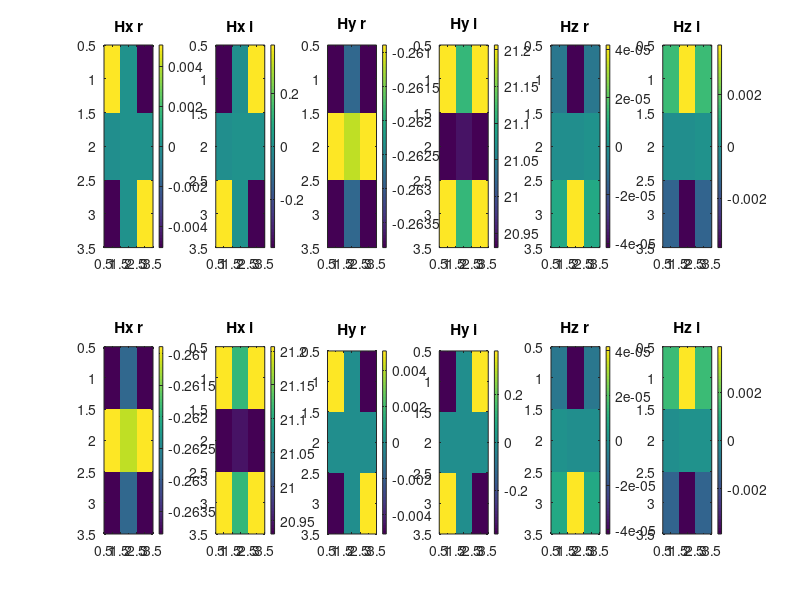

Write MATLAB code to recreate this figure.

d1 = load('fields_1_1.txt');
d2 = load('fields_1_2.txt');

x = d1(:,1);
y = d1(:,2);


d1(:,4:9) = -d1(:,4:9);
d2(:,4:9) = -d2(:,4:9);

subplot(2,6,1)
d = reshape(d1(:,4), 3,3);
imagesc(d)
title("Hx r")
colorbar

subplot(2,6,2)
d = reshape(d1(:,5), 3,3);
imagesc(d)
title("Hx i")
colorbar

subplot(2,6,3)
d = reshape(d1(:,6), 3,3);
imagesc(d)
title("Hy r")
colorbar

subplot(2,6,4)
d = reshape(d1(:,7), 3,3);
imagesc(d)
title("Hy i")
colorbar

subplot(2,6,5)
d = reshape(d1(:,8), 3,3);
imagesc(d)
title("Hz r")
colorbar

subplot(2,6,6)
d = reshape(d1(:,9), 3,3);
imagesc(d)
title("Hz i")
colorbar

%-----------

subplot(2,6,7)
d = reshape(d2(:,4), 3,3);
imagesc(-d')
title("Hx r")
colorbar

subplot(2,6,8)
d = reshape(d2(:,5), 3,3);
imagesc(-d')
title("Hx i")
colorbar

subplot(2,6,9)
d = reshape(d2(:,6), 3,3);
imagesc(-d')
title("Hy r")
colorbar

subplot(2,6,10)
d = reshape(d2(:,7), 3,3);
imagesc(-d')
title("Hy i")
colorbar

subplot(2,6,11)
d = reshape(d2(:,8), 3,3);
imagesc(-d')
title("Hz r")
colorbar

subplot(2,6,12)
d = reshape(d2(:,9), 3,3);
imagesc(-d')
title("Hz i")
colorbar
